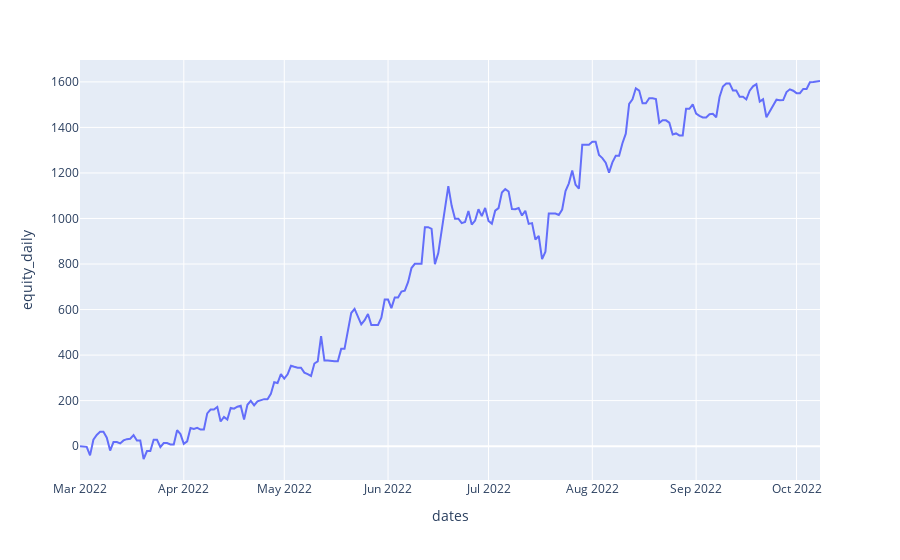

Notebook code for this chart:
### Markdown cell above
## Plotting daily profit / equity line

### Code cell
# Plotting equity line (starting with 0 on day 1 and adding daily profit for each backtested day)

from freqtrade.configuration import Configuration
from freqtrade.data.btanalysis import load_backtest_data, load_backtest_stats
import plotly.express as px
import pandas as pd

# strategy = 'SampleStrategy'
# config = Configuration.from_files(["user_data/config.json"])
# backtest_dir = config["user_data_dir"] / "backtest_results"

stats = load_backtest_stats(backtest_dir)
strategy_stats = stats['strategy'][strategy]

dates = []
profits = []
for date_profit in strategy_stats['daily_profit']:
    dates.append(date_profit[0])
    profits.append(date_profit[1])

equity = 0
equity_daily = []
for daily_profit in profits:
    equity_daily.append(equity)
    equity += float(daily_profit)


df = pd.DataFrame({'dates': dates,'equity_daily': equity_daily})

fig = px.line(df, x="dates", y="equity_daily")
fig.show()

### Figure 1 — Plotly figure (JSON) as saved in the notebook; plotly's stock layout.template omitted (floating-point values rounded to 4 significant figures; data arrays with more than 128 entries replaced by an {"elided": "..."} marker saying what was removed)
{"data": [{"hovertemplate": "dates=%{x}<br>equity_daily=%{y}<extra></extra>", "legendgroup": "", "line": {"color": "#636efa", "dash": "solid"}, "marker": {"symbol": "circle"}, "mode": "lines", "name": "", "orientation": "v", "showlegend": false, "type": "scatter", "x": {"elided": "222 str values"}, "xaxis": "x", "y": {"elided": "222 float values"}, "yaxis": "y"}], "layout": {"legend": {"tracegroupgap": 0}, "margin": {"t": 60}, "xaxis": {"anchor": "y", "domain": [0, 1], "title": {"text": "dates"}}, "yaxis": {"anchor": "x", "domain": [0, 1], "title": {"text": "equity_daily"}}}}
